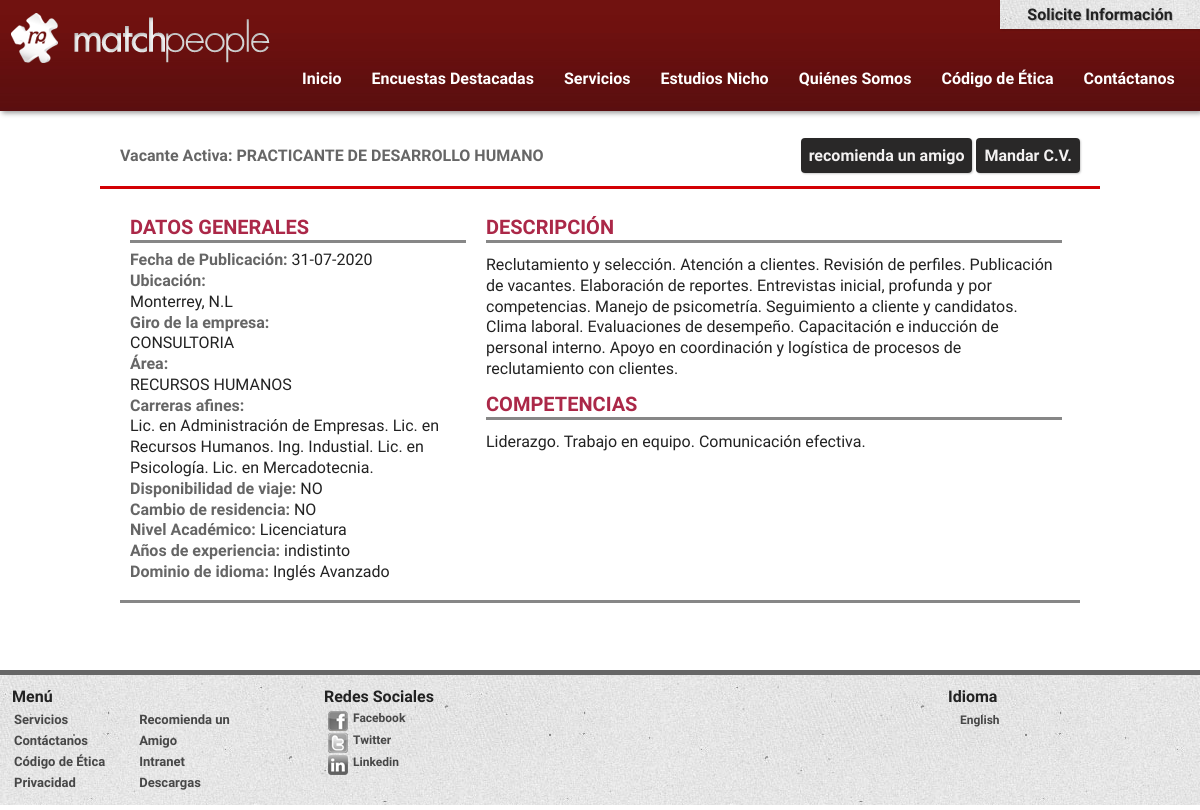
The page /matchpeople/vacante.php?id=75 on the database its author committed.
### tables this page shows
CREATE TABLE `listavacantes` (
  `id` int(100) NOT NULL,
  `autor` varchar(150) NOT NULL,
  `vacante` varchar(300) NOT NULL,
  `ciudad` varchar(20) NOT NULL,
  `GiroEmpresa` varchar(100) NOT NULL,
  `descripcion` longtext NOT NULL,
  `fecha` varchar(15) NOT NULL,
  `afinidad` varchar(200) NOT NULL,
  `Perfil_Academico` varchar(200) NOT NULL,
  `experiencia_profecional` varchar(11) NOT NULL,
  `edad` varchar(200) NOT NULL,
  `genero` varchar(200) NOT NULL,
  `competencias` varchar(200) NOT NULL,
  `disponibilidad_viaje` varchar(200) NOT NULL,
  `Nombre_empresa` varchar(200) NOT NULL,
  `ingles` varchar(100) NOT NULL,
  `residencia` varchar(10) NOT NULL,
  `img` varchar(100) NOT NULL,
  `des_corta` varchar(200) NOT NULL,
  `area_funcion` varchar(200) NOT NULL,
  `estatusId` int(10) NOT NULL,
  `papeleria` int(11) NOT NULL
);

### matchpeople/vacante.php (the view, shortened to what this page needs)
<?php
		include("clavesbd.php");
		$con = mysqli_connect($servername, $username, $password, $dbname);
		mysqli_set_charset($con,"utf8");
		$ide = $_GET['id'];
	 	$consulta = mysqli_query($con,"SELECT * FROM listavacantes WHERE id = $ide;");
		if (mysqli_num_rows($consulta) > 0) {
		 $row = mysqli_fetch_assoc($consulta);
?>
<!doctype html>
<html>
<head>
<?php include("header.php");?>
<div id="contenido">
	<?php
		  echo"
		    <div class='titulosec'>
			<span class=''>Vacante Activa: ". $row['vacante'] . "</span>
			<div class='alinearderecha'>
				<a href='http://www.matchpeople.com.mx/recomiendaunamigo/index.php' target='new' class='btn5'>recomienda un amigo</a>
				<a href='form_enviar_CV.php' class='btn5'>Mandar C.V.</a>
			</div>
			</div>
		    <div class='ochenta centar' style='display:flex'>
				<div class='col-vacante1'>
					<div class='h2 borderdown gap3'>
			 			Datos Generales
			 		</div>
			 		<div class='gap3 inline-block'>
						<span class='bold'>Fecha de Publicación: </span>
						". $row['fecha'] . "</br>
						<span class='bold'>Ubicación: </span></br>
			    		". $row['ciudad'] ."</br>
						<span class='bold'>Giro de la empresa: </span></br>
			    		" .$row['GiroEmpresa'] ."</br>
						<span class='bold'>Área: </span></br>
			    		" .$row['area_funcion'] ."</br>
						<span class='bold'>Carreras afines: </span></br>
			 			". $row['afinidad'] ."</br>
						<span class='bold'>Disponibilidad de viaje: </span>
			 			" .$row['disponibilidad_viaje'] ."</br>
						<span class='bold'>Cambio de residencia: </span>
			 			" .$row['residencia'] ."</br>
						<span class='bold'>Nivel Académico: </span>
			 			" .$row['Perfil_Academico'] ."</br>
						<span class='bold'>Años de experiencia: </span>
			 			" .$row['experiencia_profecional'] ."</br>
			 			<span class='bold'>Dominio de idioma: </span>
			 			" .$row['ingles'] ."
			 		</div>
				</div>
				<div class='col-vacante2'>
					<div class='h2 borderdown gap3'>
						Descripción
			 		</div>
			 		<div class='gap3'>
			 			" . $row['descripcion'] . "
			 		</div>
			 		<div class='h2 borderdown gap3'>
			 			Competencias
			 		</div>
			 		<div class='gap3'>
			 			" . $row['competencias'] . "
			 		</div>
				</div>
         	</div>
		<div class='centar bordertop'>
		<div class='fb-like' data-href='http://www.matchpeople.com.mx/vacante.php?id=$ide' data-layout='button_count' data-action='recommend' data-show-faces='true' data-share='true'></div>
		<div style='padding-top:2px'>
		<script src='//platform.linkedin.com/in.js' type='text/javascript'> lang: en_US</script>
		<script type='IN/Share' data-url='http://www.matchpeople.com.mx/vacante.php?id=$ide' data-counter='right'></script>
		</div>
		</div>
	";}
	?>
</div>
<?php include ("footer.php");?>

### matchpeople/css/boilerplate.css (style rules this page uses)
html { font-size: 100%; -webkit-text-size-adjust: 100%; -ms-text-size-adjust: 100%; }
html, button, input, select, textarea { font-family: 'Open Sans Condensed', 'Arial Narrow', serif; color: #222; }
body { margin: 0; font-size: 1em; line-height: 1.3; font-family: 'Open Sans Condensed', 'Arial Narrow', serif; -webkit-font-smoothing: antialiased; -moz-font-smoothing: antialiased; font-smoothing: antialiased; }
a { color: #00e; }

### matchpeople/css/main.css (style rules this page uses)
#contenido { display: inline-block; width: 100%; margin-top: 0px; }
@media only screen and (min-width: 482px) { #contenido { display: inline-block; width: 100%; margin-top: 0px; } }
@media only screen and (min-width: 769px) { #contenido { display: inline-block; width: 100%; margin-top: 0px; } }

### matchpeople/css/espacios.css (style rules this page uses)
body { margin: 0px; padding: 0px; }
.gap3 { margin-bottom: 2% }
.ochenta { width: 80% }
.inline-block { display: inline-block !important; }
.alinearderecha { float: right; }
.centar { width: 80%; margin: 0 auto; text-align: center; }

### matchpeople/css/vacante.css (style rules this page uses)
.titulosec { border-bottom-width: 8px; border-bottom: rgba(211,0,3,1.00) solid; color: rgba(102,102,102,1.00); width: 80%; padding: 20px; margin: 15px auto; font-weight: 900; }
.col-vacante1 { display: block; padding: 10px; width: 35%; text-align: left; float: left; }
.col-vacante2 { display: block; width: 60%; padding: 10px; float: right; text-align:left; }
.bold { font-weight: 600; display: inline-block; font-size: medium; color: #666; text-align: left }
.h2 { font-size: 20px; font-weight: 900; color: #ab2848; text-transform: uppercase; }
.borderdown { border-bottom: solid rgba(135,135,135,1.00); border-width: 3px; }
.bordertop { border-top: solid rgba(135,135,135,1.00); border-width: 3px; }

### matchpeople/css/botones.css (style rules this page uses)
.btn5 { background-color: #292828; color: #F3F1F1; margin: 5px 0px 5px 0px; padding: 8px; border-radius: 4px; font-weight: 800; border: 0; -moz-box-shadow: 1px 1px 2px rgba(0,0,0,0.2); -webkit-box-shadow: 1px 1px 2px rgba(0,0,0,0.2); box-shadow: 1px 1px 2px rgba(0,0,0,0.2); text-decoration: none; }

### matchpeople/css/background.css (style rules this page uses)
html, body { height:100%; }

### rows shown on the page
listavacantes: vacante "PRACTICANTE DE DESARROLLO HUMANO", fecha "31-07-2020", ciudad "Monterrey, N.L", GiroEmpresa "CONSULTORIA", area_funcion "RECURSOS HUMANOS", afinidad "Lic. en Administración de Empresas. Lic. en Recursos Humanos. Ing. Industial. Lic. en Psicología. Lic. en Mercadotecnia.", disponibilidad_viaje "NO", residencia "NO", Perfil_Academico "Licenciatura", experiencia_profecional "indistinto", ingles "Inglés Avanzado", descripcion "Reclutamiento y selección. Atención a clientes. Revisión de perfiles. Publicación de vacantes. Elaboración de reportes. Entrevistas inicial, profunda y por competencias. Manejo de psicometría. Seguimiento a cliente y candidatos. Clima laboral. Evaluaciones de desempeño. Capacitación e inducción de personal interno. Apoyo en coordinación y logística de procesos de reclutamiento con clientes.", competencias "Liderazgo. Trabajo en equipo. Comunicación efectiva."
